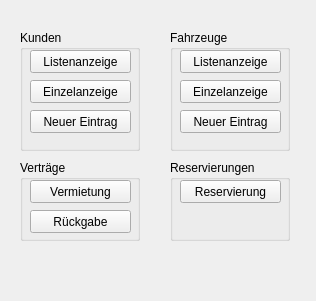
<?xml version="1.0" encoding="UTF-8"?>
<ui version="4.0">
 <class>MainWindow</class>
 <widget class="QMainWindow" name="MainWindow">
  <property name="geometry">
   <rect>
    <x>0</x>
    <y>0</y>
    <width>316</width>
    <height>301</height>
   </rect>
  </property>
  <property name="windowTitle">
   <string>Autovermietung 2030</string>
  </property>
  <widget class="QWidget" name="centralwidget">
   <widget class="QGroupBox" name="groupBox">
    <property name="geometry">
     <rect>
      <x>20</x>
      <y>30</y>
      <width>120</width>
      <height>121</height>
     </rect>
    </property>
    <property name="title">
     <string>Kunden</string>
    </property>
    <widget class="QPushButton" name="buttonListenAnzeigeKunde">
     <property name="geometry">
      <rect>
       <x>10</x>
       <y>20</y>
       <width>101</width>
       <height>23</height>
      </rect>
     </property>
     <property name="text">
      <string>Listenanzeige</string>
     </property>
    </widget>
    <widget class="QPushButton" name="buttonEinzelAnzeigeKunde">
     <property name="geometry">
      <rect>
       <x>10</x>
       <y>50</y>
       <width>101</width>
       <height>23</height>
      </rect>
     </property>
     <property name="text">
      <string>Einzelanzeige</string>
     </property>
    </widget>
    <widget class="QPushButton" name="buttonNeuerEintragKunde">
     <property name="geometry">
      <rect>
       <x>10</x>
       <y>80</y>
       <width>101</width>
       <height>23</height>
      </rect>
     </property>
     <property name="text">
      <string>Neuer Eintrag</string>
     </property>
    </widget>
   </widget>
   <widget class="QGroupBox" name="groupBox_2">
    <property name="geometry">
     <rect>
      <x>170</x>
      <y>30</y>
      <width>120</width>
      <height>121</height>
     </rect>
    </property>
    <property name="title">
     <string>Fahrzeuge</string>
    </property>
    <widget class="QPushButton" name="buttonListenAnzeigeFahrzeug">
     <property name="geometry">
      <rect>
       <x>10</x>
       <y>20</y>
       <width>101</width>
       <height>23</height>
      </rect>
     </property>
     <property name="text">
      <string>Listenanzeige</string>
     </property>
    </widget>
    <widget class="QPushButton" name="buttonEinzelAnzeigeFahrzeug">
     <property name="geometry">
      <rect>
       <x>10</x>
       <y>50</y>
       <width>101</width>
       <height>23</height>
      </rect>
     </property>
     <property name="text">
      <string>Einzelanzeige</string>
     </property>
    </widget>
    <widget class="QPushButton" name="buttonNeuerEintragFahrzeug">
     <property name="geometry">
      <rect>
       <x>10</x>
       <y>80</y>
       <width>101</width>
       <height>23</height>
      </rect>
     </property>
     <property name="text">
      <string>Neuer Eintrag</string>
     </property>
    </widget>
   </widget>
   <widget class="QGroupBox" name="groupBox_3">
    <property name="geometry">
     <rect>
      <x>20</x>
      <y>160</y>
      <width>120</width>
      <height>81</height>
     </rect>
    </property>
    <property name="title">
     <string>Verträge</string>
    </property>
    <widget class="QPushButton" name="buttonAusleihe">
     <property name="geometry">
      <rect>
       <x>10</x>
       <y>20</y>
       <width>101</width>
       <height>23</height>
      </rect>
     </property>
     <property name="text">
      <string>Vermietung</string>
     </property>
    </widget>
    <widget class="QPushButton" name="buttonRueckgabe">
     <property name="geometry">
      <rect>
       <x>10</x>
       <y>50</y>
       <width>101</width>
       <height>23</height>
      </rect>
     </property>
     <property name="text">
      <string>Rückgabe</string>
     </property>
    </widget>
   </widget>
   <widget class="QGroupBox" name="groupBox_4">
    <property name="geometry">
     <rect>
      <x>170</x>
      <y>160</y>
      <width>120</width>
      <height>81</height>
     </rect>
    </property>
    <property name="title">
     <string>Reservierungen</string>
    </property>
    <widget class="QPushButton" name="buttonReservierung">
     <property name="geometry">
      <rect>
       <x>10</x>
       <y>20</y>
       <width>101</width>
       <height>23</height>
      </rect>
     </property>
     <property name="text">
      <string>Reservierung</string>
     </property>
    </widget>
   </widget>
  </widget>
 </widget>
 <resources/>
 <connections/>
</ui>
